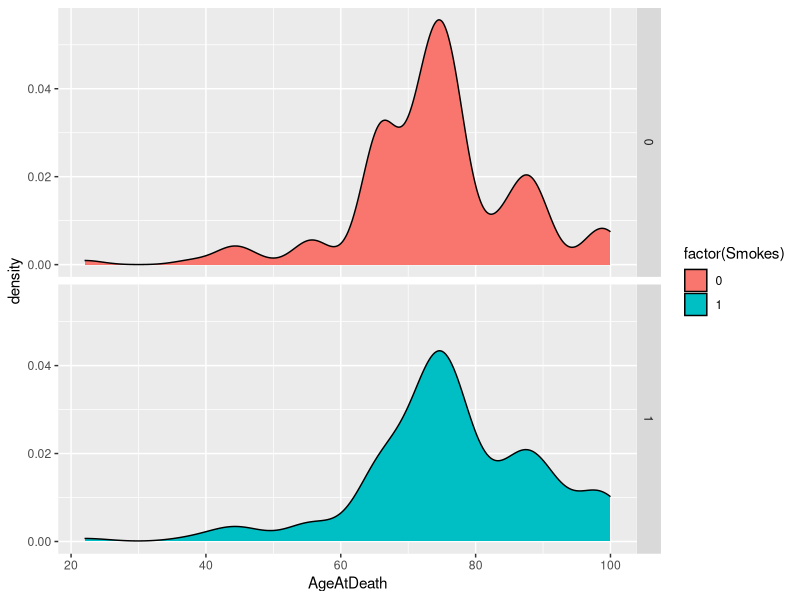

The R source for this figure:
library(ggplot2)

ages <- read.csv("longevity.csv")

gplo <- ggplot(ages, aes(x = AgeAtDeath, fill = factor(Smokes))) +
　geom_density() +
　facet_grid(Smokes ~ .)

plot(gplo)

# 以下、ネットで見つけたggplotのサンプルコード
# http://motw.mods.jp/R/ggplot_tutorial.html
# irisという、rのプリセットのデータを利用している
# library(ggplot2)
# str(iris)
#
# p <- ggplot(iris, aes(x=Sepal.Length, y=Sepal.Width))
# q <- p + geom_point()
# ggsave(file="graph1.png")
#
# plot(q)
